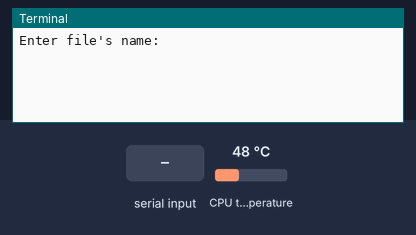
Recording of a program running on a simulated Raspberry Pi (BCM pin numbers). Shown: the last lines printed to the terminal. The test bench sets the inputs (shaded band); at power-on: CPU temperature 48 °C. The clock reads 2024-03-15 10:24:30 at power-on unless the program sets it; files the program writes start out absent. At 4.6 s the program stops and its outputs stay as they are.

Above: at 1.2 s.
1.3 s: "5" typed at the terminal, then Enter
At 2.0 s:
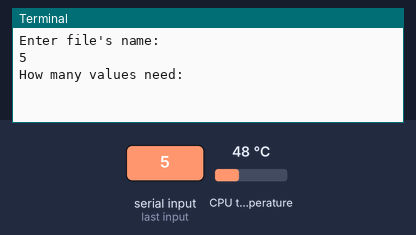
2.8 s: "90" typed at the terminal, then Enter
At 3.1 s:
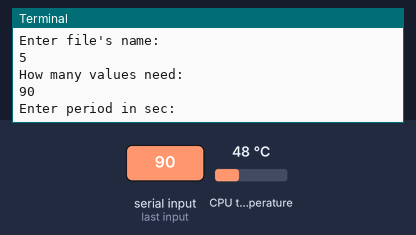
4.3 s: "0" typed at the terminal, then Enter
At 5.5 s:
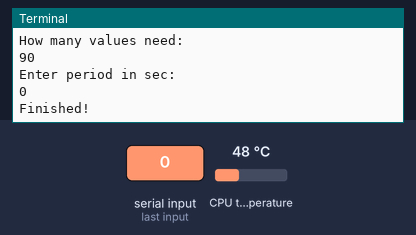

Measured:
- after the input at 1.3 s, the terminal: prints a new line at once (image 1)
- after the input at 2.8 s, the terminal: prints a new line at once (image 2)
- after the input at 4.3 s, the terminal: prints a new line at once (image 3)

The program:

pi_temp.py
```python
#! /usr/bin/python3

from gpiozero import CPUTemperature
import datetime
import time

# замер температуры
def temp():
    t = CPUTemperature()
    return "Current temperature is: {}".format(t.temperature)

# дата при записи в файл
def date_time():
    dateandtime = datetime.datetime.now()
    date = dateandtime.strftime("%Y.%m.%d")
    time = dateandtime.strftime("%H:%M:%S")
    return "Date: {}; Time: {}".format(date, time)


name = str(input("Enter file's name: "))
def save(func1, func2):
    with open(name, "a") as f:
        f.write("{} -- {}\n".format(func1, func2))
        return

# вывод
count = int(input("How many values need: "))
count *= 10
period = int(input("Enter period in sec: "))
while count > 0:
    save(temp(), date_time())
    time.sleep(period)
    count -= 10

print("Finished!")
```
